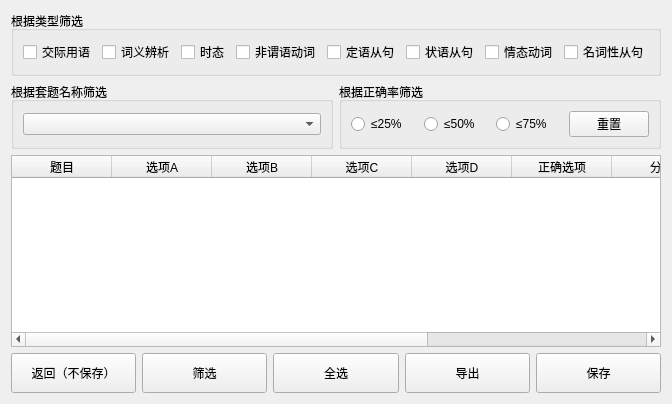
     <widget class="QWidget" name="page_3">
      <layout class="QVBoxLayout" name="verticalLayout_8">
       <item>
        <widget class="QGroupBox" name="groupBox_4">
         <property name="title">
          <string>根据类型筛选</string>
         </property>
         <layout class="QHBoxLayout" name="horizontalLayout_19">
          <item>
           <layout class="QHBoxLayout" name="horizontalLayout_20">
            <item>
             <widget class="QCheckBox" name="checkBox_10">
              <property name="text">
               <string>交际用语</string>
              </property>
             </widget>
            </item>
            <item>
             <widget class="QCheckBox" name="checkBox_11">
              <property name="text">
               <string>词义辨析</string>
              </property>
             </widget>
            </item>
            <item>
             <widget class="QCheckBox" name="checkBox_12">
              <property name="text">
               <string>时态</string>
              </property>
             </widget>
            </item>
            <item>
             <widget class="QCheckBox" name="checkBox_13">
              <property name="text">
               <string>非谓语动词</string>
              </property>
             </widget>
            </item>
            <item>
             <widget class="QCheckBox" name="checkBox_14">
              <property name="text">
               <string>定语从句</string>
              </property>
             </widget>
            </item>
            <item>
             <widget class="QCheckBox" name="checkBox_15">
              <property name="text">
               <string>状语从句</string>
              </property>
             </widget>
            </item>
            <item>
             <widget class="QCheckBox" name="checkBox_16">
              <property name="text">
               <string>情态动词</string>
              </property>
             </widget>
            </item>
            <item>
             <widget class="QCheckBox" name="checkBox_17">
              <property name="text">
               <string>名词性从句</string>
              </property>
             </widget>
            </item>
           </layout>
          </item>
         </layout>
        </widget>
       </item>
       <item>
        <layout class="QHBoxLayout" name="horizontalLayout_24" stretch="1,1">
         <item>
          <widget class="QGroupBox" name="groupBox_5">
           <property name="title">
            <string>根据套题名称筛选</string>
           </property>
           <layout class="QHBoxLayout" name="horizontalLayout_21">
            <item>
             <widget class="QComboBox" name="comboBox"/>
            </item>
           </layout>
          </widget>
         </item>
         <item>
          <widget class="QGroupBox" name="groupBox_6">
           <property name="title">
            <string>根据正确率筛选</string>
           </property>
           <layout class="QHBoxLayout" name="horizontalLayout_23">
            <item>
             <layout class="QHBoxLayout" name="horizontalLayout_22">
              <item>
               <widget class="QRadioButton" name="radioButton_13">
                <property name="text">
                 <string>≤25%</string>
                </property>
               </widget>
              </item>
              <item>
               <widget class="QRadioButton" name="radioButton_14">
                <property name="text">
                 <string>≤50%</string>
                </property>
               </widget>
              </item>
              <item>
               <widget class="QRadioButton" name="radioButton_15">
                <property name="text">
                 <string>≤75%</string>
                </property>
               </widget>
              </item>
              <item>
               <widget class="QPushButton" name="pushButton_12">
                <property name="text">
                 <string>重置</string>
                </property>
               </widget>
              </item>
             </layout>
            </item>
           </layout>
          </widget>
         </item>
        </layout>
       </item>
       <item>
        <widget class="QTableWidget" name="tableWidget">
         <property name="styleSheet">
          <string notr="true">/* 默认单元格 */
QTableWidget::item {
    background-color: #ffffff;
    color: #333333;
}

/* 鼠标悬停在未选中的单元格上 */
QTableWidget::item:hover {
    background-color: #e8f5e9; /* 极淡的绿色 */
}

/* 单元格被选中时 */
QTableWidget::item:selected {
    background-color: #4db6ac; /* 柔和的青绿色 */
    color: #ffffff;
}

/* 鼠标悬停在已选中的单元格上 */
QTableWidget::item:selected:hover {
    background-color: #26a69a; /* 选中状态下悬停，颜色略深 */
    color: #ffffff;
}</string>
         </property>
         <property name="selectionBehavior">
          <enum>QAbstractItemView::SelectionBehavior::SelectRows</enum>
         </property>
         <property name="verticalScrollMode">
          <enum>QAbstractItemView::ScrollMode::ScrollPerPixel</enum>
         </property>
         <property name="horizontalScrollMode">
          <enum>QAbstractItemView::ScrollMode::ScrollPerPixel</enum>
         </property>
         <property name="gridStyle">
          <enum>Qt::PenStyle::NoPen</enum>
         </property>
         <column>
          <property name="text">
           <string>题目</string>
          </property>
         </column>
         <column>
          <property name="text">
           <string>选项A</string>
          </property>
         </column>
         <column>
          <property name="text">
           <string>选项B</string>
          </property>
         </column>
         <column>
          <property name="text">
           <string>选项C</string>
          </property>
         </column>
         <column>
          <property name="text">
           <string>选项D</string>
          </property>
         </column>
         <column>
          <property name="text">
           <string>正确选项</string>
          </property>
         </column>
         <column>
          <property name="text">
           <string>分类</string>
          </property>
         </column>
         <column>
          <property name="text">
           <string>正确率</string>
          </property>
         </column>
         <column>
          <property name="text">
           <string>套题名称</string>
          </property>
         </column>
         <column>
          <property name="text">
           <string>分析</string>
          </property>
         </column>
        </widget>
       </item>
       <item>
        <layout class="QHBoxLayout" name="horizontalLayout_25">
         <item>
          <widget class="QPushButton" name="pushButton_8">
           <property name="minimumSize">
            <size>
             <width>0</width>
             <height>40</height>
            </size>
           </property>
           <property name="text">
            <string>返回（不保存）</string>
           </property>
          </widget>
         </item>
         <item>
          <widget class="QPushButton" name="pushButton_9">
           <property name="minimumSize">
            <size>
             <width>0</width>
             <height>40</height>
            </size>
           </property>
           <property name="text">
            <string>筛选</string>
           </property>
          </widget>
         </item>
         <item>
          <widget class="QPushButton" name="pushButton_10">
           <property name="minimumSize">
            <size>
             <width>0</width>
             <height>40</height>
            </size>
           </property>
           <property name="text">
            <string>全选</string>
           </property>
          </widget>
         </item>
         <item>
          <widget class="QPushButton" name="pushButton_11">
           <property name="minimumSize">
            <size>
             <width>0</width>
             <height>40</height>
            </size>
           </property>
           <property name="text">
            <string>导出</string>
           </property>
          </widget>
         </item>
         <item>
          <widget class="QPushButton" name="pushButton_16">
           <property name="minimumSize">
            <size>
             <width>0</width>
             <height>40</height>
            </size>
           </property>
           <property name="text">
            <string>保存</string>
           </property>
          </widget>
         </item>
        </layout>
       </item>
      </layout>
     </widget>
